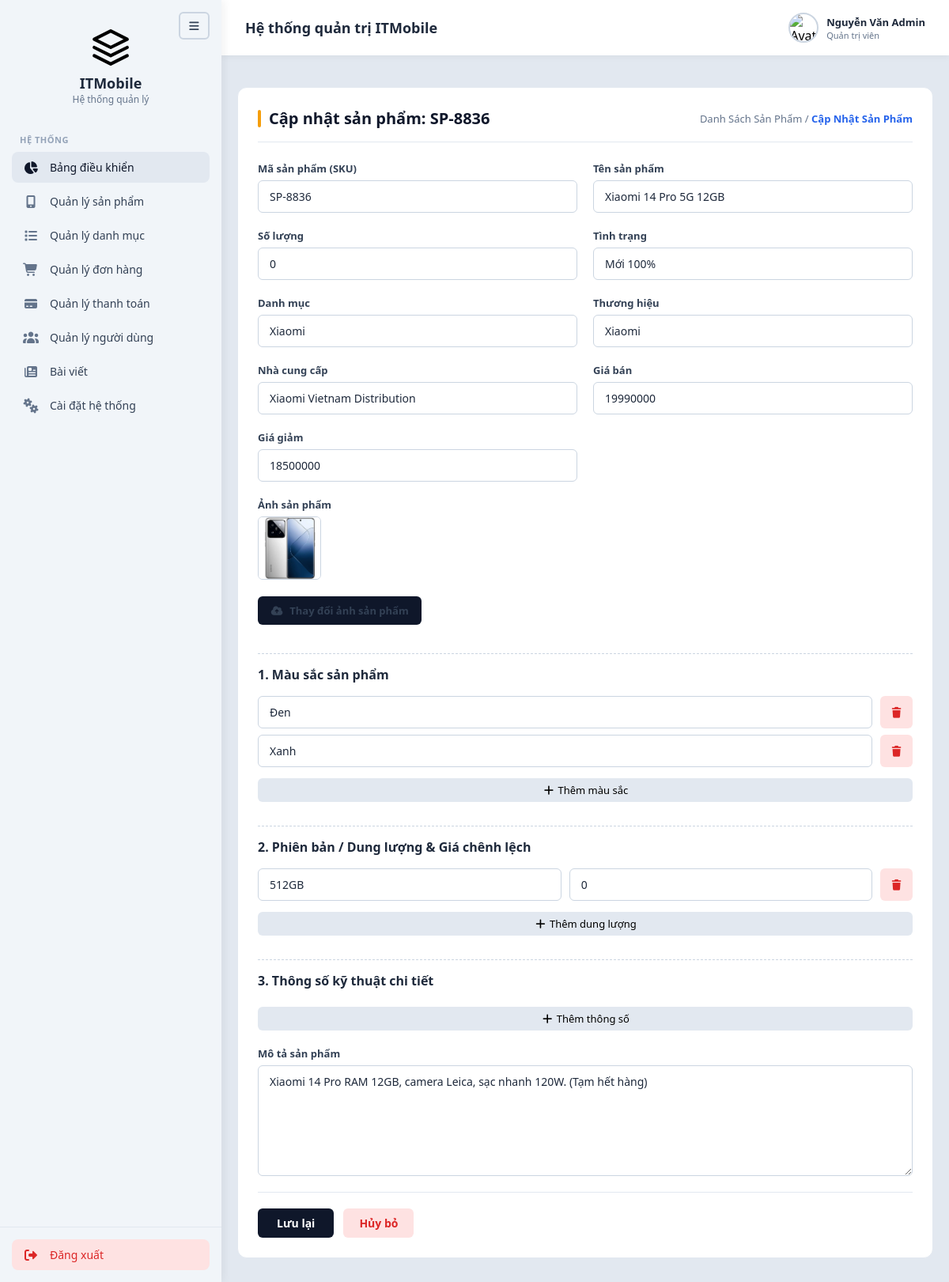
/Web_site/admin/capnhatsp.php?id=16, run on an earlier commit of the app's database.
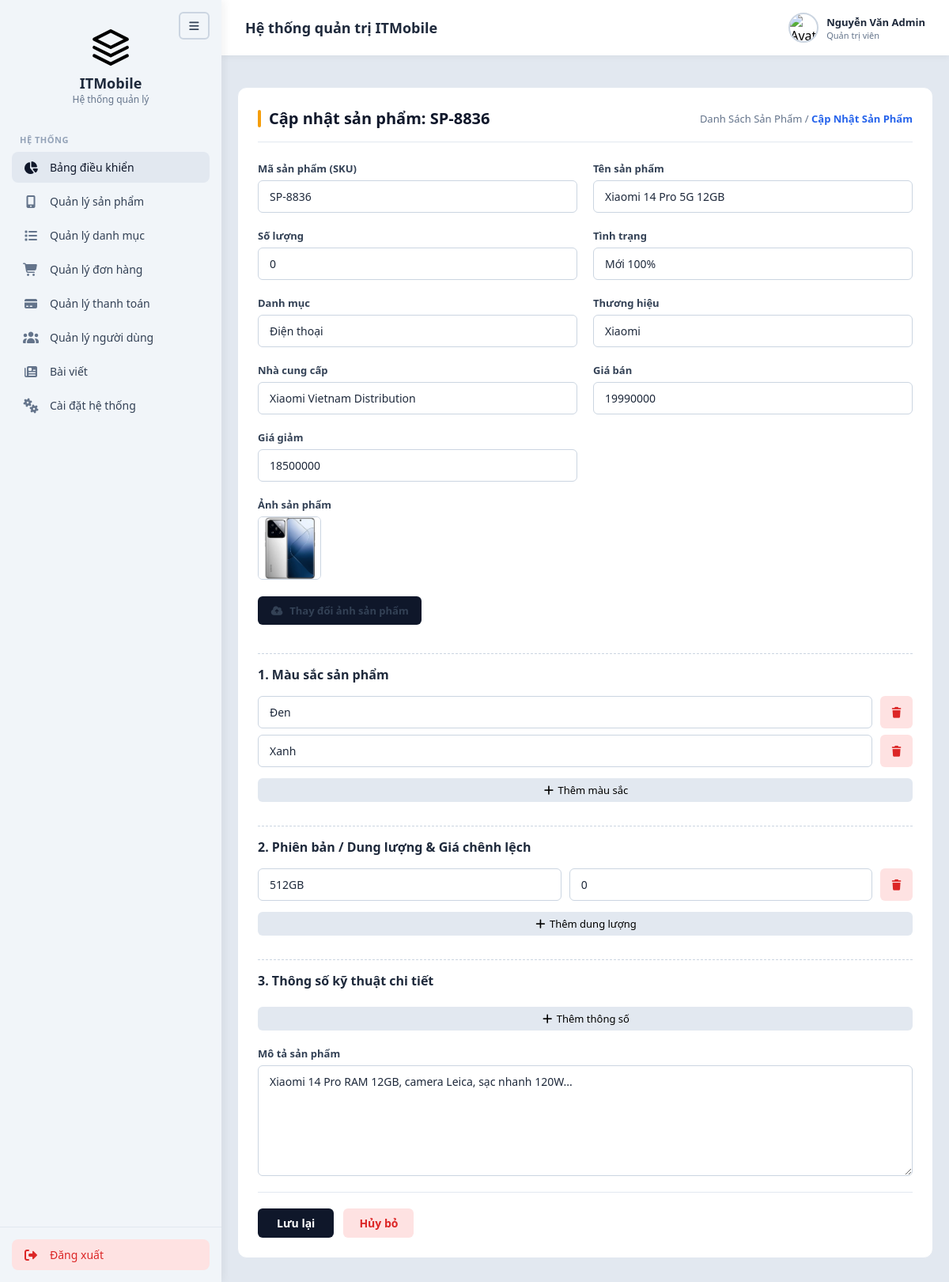
And on a later commit of the database.
### tables this page shows
CREATE TABLE products (
    id             INT AUTO_INCREMENT PRIMARY KEY,
    sku            VARCHAR(20)  NOT NULL UNIQUE,          
    category_id    INT NOT NULL,
    brand_id       INT NOT NULL,
    supplier_id    INT DEFAULT NULL,
    name           VARCHAR(200) NOT NULL,
    description    TEXT,
    price          DECIMAL(12,0) NOT NULL,                
    sale_price     DECIMAL(12,0) DEFAULT NULL,            
    cost_price     DECIMAL(12,0) DEFAULT 0,               
    stock          INT NOT NULL DEFAULT 0,                
    condition_text VARCHAR(50) DEFAULT 'Mới 100%',        
    image          VARCHAR(255),
    is_new         TINYINT(1) DEFAULT 0,                  
    is_featured    TINYINT(1) DEFAULT 0,                  
    is_bestseller  TINYINT(1) DEFAULT 0,                  
    status         TINYINT(1) DEFAULT 1,                  
    created_at     TIMESTAMP DEFAULT CURRENT_TIMESTAMP,
    updated_at     TIMESTAMP DEFAULT CURRENT_TIMESTAMP ON UPDATE CURRENT_TIMESTAMP,
    FOREIGN KEY (category_id) REFERENCES categories(id),
    FOREIGN KEY (brand_id)    REFERENCES brands(id),
    FOREIGN KEY (supplier_id) REFERENCES suppliers(id) ON DELETE SET NULL,
    INDEX idx_price (price),
    INDEX idx_name (name)
);

CREATE TABLE categories (
    id             INT AUTO_INCREMENT PRIMARY KEY,
    category_code  VARCHAR(20)  NOT NULL UNIQUE,          
    parent_id      INT DEFAULT NULL,
    name           VARCHAR(100) NOT NULL,
    slug           VARCHAR(100) NOT NULL UNIQUE,
    icon           VARCHAR(50),                           
    image          VARCHAR(255),                          
    description    TEXT,                                  
    sort_order     INT DEFAULT 0,
    status         TINYINT(1) DEFAULT 1,
    FOREIGN KEY (parent_id) REFERENCES categories(id) ON DELETE SET NULL
);

CREATE TABLE brands (
    id    INT AUTO_INCREMENT PRIMARY KEY,
    name  VARCHAR(100) NOT NULL UNIQUE
);

CREATE TABLE suppliers (
    id       INT AUTO_INCREMENT PRIMARY KEY,
    name     VARCHAR(150) NOT NULL,
    phone    VARCHAR(15),
    email    VARCHAR(100),
    address  VARCHAR(255)
);

CREATE TABLE product_colors (
    id          INT AUTO_INCREMENT PRIMARY KEY,
    product_id  INT NOT NULL,
    color_name  VARCHAR(50) NOT NULL,
    FOREIGN KEY (product_id) REFERENCES products(id) ON DELETE CASCADE
);

CREATE TABLE product_storages (
    id          INT AUTO_INCREMENT PRIMARY KEY,
    product_id  INT NOT NULL,
    storage     VARCHAR(50) NOT NULL,
    extra_price DECIMAL(12,0) DEFAULT 0,
    FOREIGN KEY (product_id) REFERENCES products(id) ON DELETE CASCADE
);

### Web_site/admin/xyly/xuly.php (called while the page is built, shortened)
<?php
class xuly extends csdltmdt
{
    public function xuatdulieu($sql)
    {
        $arr = array();
        $link = $this->connect();
        if ($link) {
            $result = $link->query($sql);
            if ($result && $result->num_rows > 0) {
                while ($row = $result->fetch_assoc()) {
                    $arr[] = $row;
                }
            }
        }
        return $arr;
    }
}

### Web_site/admin/capnhatsp.php (the view, shortened to what the rows shown need)
<?php
include("xyly/xuly.php");
$db = new xuly();
$layid = isset($_REQUEST['id']) ? intval($_REQUEST['id']) : 0;
$product_info = $db->xuatdulieu("SELECT * FROM products WHERE id = '$layid' LIMIT 1");
if (!empty($product_info)) {
    $row            = $product_info[0];
    $sku            = $row['sku'];
    $product_name   = $row['name'];
    $category_id    = $row['category_id'];
    $brand_id       = $row['brand_id'];
    $supplier_id    = $row['supplier_id'];
    $stock          = $row['stock'];
    $price          = $row['price'];
    $sale_price     = $row['sale_price'];
    $condition_text = $row['condition_text'];
    $description    = $row['description'];
    $image          = $row['image'];
    $colors_list   = $db->xuatdulieu("SELECT * FROM product_colors WHERE product_id = '$layid'");
    $storages_list = $db->xuatdulieu("SELECT * FROM product_storages WHERE product_id = '$layid'");
}
$categories = $db->xuatdulieu("SELECT id, name FROM categories WHERE status = 1");
$brands     = $db->xuatdulieu("SELECT id, name FROM brands");
$suppliers  = $db->xuatdulieu("SELECT id, name FROM suppliers");
include("includes/header.php");
include("includes/navbar.php");
?>
<main class="main-content" style="margin-top: 20px;">
    <div class="form-scroll-container" style="background-color: white; padding: 25px; border-radius: 12px;">
        <div class="product-header-wrap">
            <div class="product-title-area">
                <h1>Cập nhật sản phẩm: <?php echo htmlspecialchars($sku); ?></h1>
            </div>
        </div>
        <form id="updateProductForm" action="" method="POST" enctype="multipart/form-data">
            <div class="product-form-grid">
                <div class="product-field-group">
                    <label>Mã sản phẩm (SKU)</label>
                    <input type="text" name="product_code" class="product-input" value="<?php echo htmlspecialchars($sku); ?>" readonly style="background-color: #f1f5f9; cursor: not-allowed;" required>
                </div>
                <div class="product-field-group">
                    <label>Tên sản phẩm</label>
                    <input type="text" name="product_name" class="product-input" value="<?php echo htmlspecialchars($product_name); ?>" placeholder="Nhập tên sản phẩm..." required>
                </div>
                <div class="product-field-group">
                    <label>Số lượng</label>
                    <input type="number" name="quantity" class="product-input" value="<?php echo intval($stock); ?>" min="0" required>
                </div>
                <div class="product-field-group">
                    <label>Tình trạng</label>
                    <select name="condition_text" class="product-input" required>
                        <option value="Mới 100%" <?php echo ($condition_text === 'Mới 100%') ? 'selected' : ''; ?>>Mới 100%</option>
                    </select>
                </div>
                <div class="product-field-group">
                    <label>Danh mục</label>
                    <select name="category_id" class="product-input" required>
                        <?php foreach ($categories as $cat): ?>
                            <option value="<?php echo $cat['id']; ?>" <?php echo ($category_id == $cat['id']) ? 'selected' : ''; ?>>
                                <?php echo htmlspecialchars($cat['name']); ?>
                            </option>
                        <?php endforeach; ?>
                    </select>
                </div>
                <div class="product-field-group">
                    <label>Thương hiệu</label>
                    <select name="brand_id" class="product-input" required>
                        <?php foreach ($brands as $brand): ?>
                            <option value="<?php echo $brand['id']; ?>" <?php echo ($brand_id == $brand['id']) ? 'selected' : ''; ?>>
                                <?php echo htmlspecialchars($brand['name']); ?>
                            </option>
                        <?php endforeach; ?>
                    </select>
                </div>
                <div class="product-field-group">
                    <label>Nhà cung cấp</label>
                    <select name="supplier_id" class="product-input">
                        <?php foreach ($suppliers as $sup): ?>
                            <option value="<?php echo $sup['id']; ?>" <?php echo ($supplier_id == $sup['id']) ? 'selected' : ''; ?>>
                                <?php echo htmlspecialchars($sup['name']); ?>
                            </option>
                        <?php endforeach; ?>
                    </select>
                </div>
                <div class="product-field-group">
                    <label>Giá bán</label>
                    <input type="text" name="price" class="product-input" value="<?php echo $price; ?>" placeholder="0 đ" required>
                </div>
                <div class="product-field-group">
                    <label>Giá giảm</label>
                    <input type="text" name="discount_price" class="product-input" value="<?php echo $sale_price; ?>" placeholder="0 đ">
                </div>
                <div class="product-field-group span-4">
                    <div style="margin-bottom: 10px;">
                        <?php if (!empty($image)): ?>
                            <img src="../uploads/imagesanpham/<?php echo htmlspecialchars($image); ?>" alt="Product Image" class="product-img" style="width: 80px; height: 80px; object-fit: cover; border-radius: 6px; border: 1px solid #cbd5e1;">
                        <?php else: ?>
                            <span style="color: #64748b; font-style: italic;">Chưa có ảnh sản phẩm</span>
                        <?php endif; ?>
                    </div>
                </div>
                <div class="product-field-group span-4" style="border-top: 1px dashed #cbd5e1; padding-top: 15px; margin-top: 10px;">
                    <div id="color-container">
                        <?php if (!empty($colors_list)): ?>
                            <?php foreach ($colors_list as $col): ?>
                                <div class="input-group-row" style="display: flex; gap: 10px; margin-bottom: 8px;">
                                    <input type="text" name="product_colors[]" class="product-input" value="<?php echo htmlspecialchars($col['color_name']); ?>" placeholder="Ví dụ: Titan Tự Nhiên">
                                    <button type="button" class="btn-remove-row" onclick="this.parentElement.remove()" style="padding: 0 12px; background: #fee2e2; color: #dc2626; border: none; border-radius: 6px; cursor: pointer;"><i class="fa-solid fa-trash"></i></button>
                                </div>
                            <?php endforeach; ?>
                        <?php endif; ?>
                    </div>
                </div>
                <div class="product-field-group span-4" style="border-top: 1px dashed #cbd5e1; padding-top: 15px; margin-top: 10px;">
                    <div id="storage-container">
                        <?php if (!empty($storages_list)): ?>
                            <?php foreach ($storages_list as $st): ?>
                                <div class="input-group-row" style="display: flex; gap: 10px; margin-bottom: 8px;">
                                    <input type="text" name="storage_names[]" class="product-input" value="<?php echo htmlspecialchars($st['storage']); ?>" placeholder="Dung lượng (VD: 256GB)" style="flex: 2;">
                                    <input type="text" name="storage_prices[]" class="product-input" value="<?php echo $st['extra_price']; ?>" placeholder="Giá chênh lệch (VD: 5000000)" style="flex: 2;">
                                    <button type="button" class="btn-remove-row" onclick="this.parentElement.remove()" style="padding: 0 12px; background: #fee2e2; color: #dc2626; border: none; border-radius: 6px; cursor: pointer;"><i class="fa-solid fa-trash"></i></button>
                                </div>
                            <?php endforeach; ?>
                        <?php endif; ?>
                    </div>
                </div>
                <div class="product-field-group span-4">
                    <label>Mô tả sản phẩm</label>
                    <textarea name="description" class="product-input" placeholder="Nhập mô tả chi tiết sản phẩm..."><?php echo htmlspecialchars($description); ?></textarea>
                </div>
            </div>
        </form>
    </div>
</main>
<?php
include("includes/footer.php");
?>

What changed in the data, as far as the page shows it:
changed products "SP-8836": category_id "Xiaomi" → "Điện thoại"; description "Xiaomi 14 Pro RAM 12GB, camera Leica, sạc nhanh 120W. (Tạm hết hàng)" → "Xiaomi 14 Pro RAM 12GB, camera Leica, sạc nhanh 120W..."
